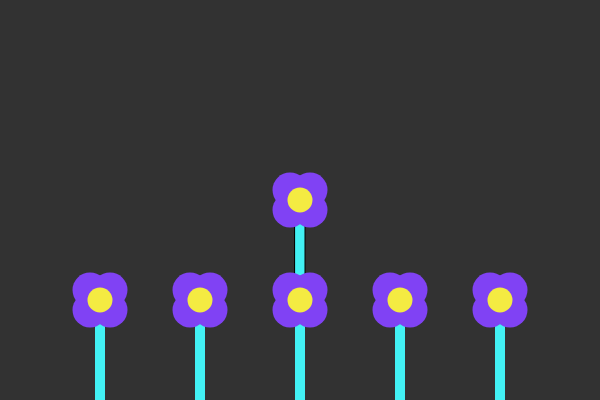
Frame 1 (no input)
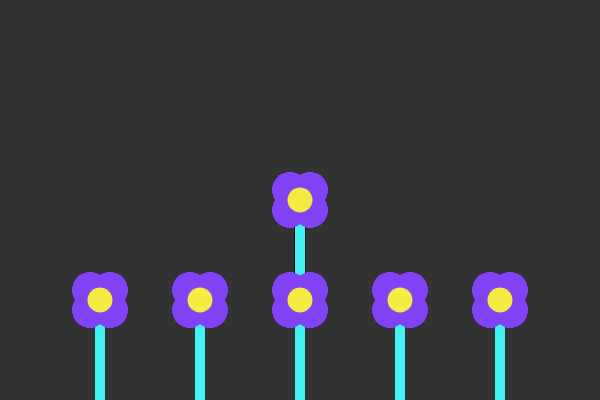
Frame 60 (no input)
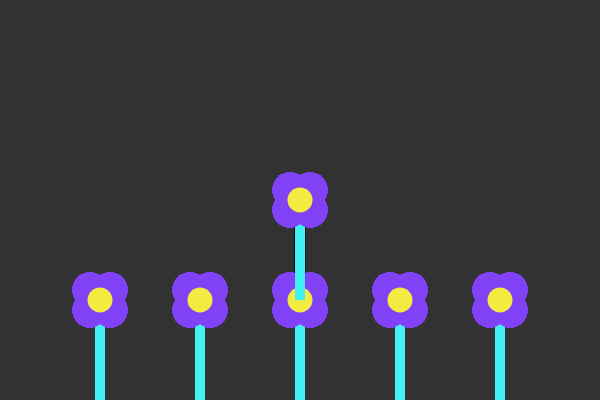
Frame 120 (the mouse pressed at the canvas centre since frame 60)

The p5.js sketch that drew these frames (run headless with seeded random() and noise() and a simulated clock; from frame 60 on, the mouse is pressed at the canvas centre):

// p5.js sketch
// ── sketch.js


function setup(){
    createCanvas(600,400);
    background(50);
}

function draw(){
    flower(300,200);
    flower(100,300);
    flower(200,300);
    flower(300,300);
    flower(400,300);
    flower(500,300);
    
    if(mouseIsPressed){
      flower(mouseX,mouseY);
    }
    
}

function flower(x,y){
  //stem
    fill(66,241,244);
    rect(x-5,y,10,100); 
  
  //petals
  noStroke();
  fill(128,66,244);
  ellipse(x+10,y-10,35,35);
  ellipse(x+10,y+10,35,35);
  ellipse(x-10,y-10,35,35);
  ellipse(x-10,y+10,35,35);
  
   
  //bulb
    fill(244,235,66);
    ellipse(x,y,25,25);
    
}
